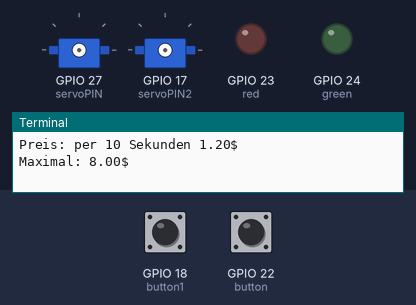
Recording of a program running on a simulated Raspberry Pi (BCM pin numbers). Parts: 2 × servo, output pins drawn as LEDs (lit = HIGH), the last lines printed to the terminal. The inputs (shaded band) are chosen by the test bench; at power-on: GPIO 22 (button) LOW, GPIO 18 (button1) LOW. The clock reads 2024-03-15 10:24:30 at power-on unless the program sets it; servo angles are drawn from the pulse width (0.5 ms = 0°, 2.5 ms = 180°).

Above: at 0.05 s.
At 1.2 s:
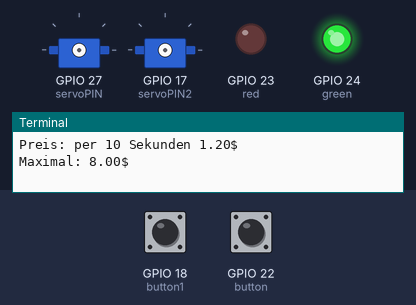
1.3 s: GPIO 22 (button) pulled HIGH for 0.15 s
4.4 s: GPIO 18 (button1) pulled HIGH for 3.2 s
12.1 s: GPIO 22 (button) pulled HIGH for 1 s
At 18.1 s:
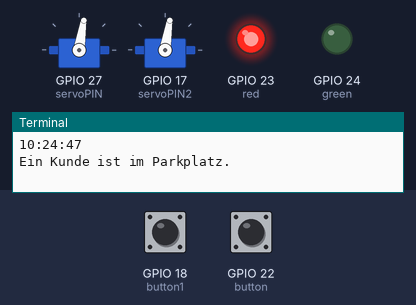
Timing chart, 0 to 19.6 s (numbered marks = the images above; inputs shaded):
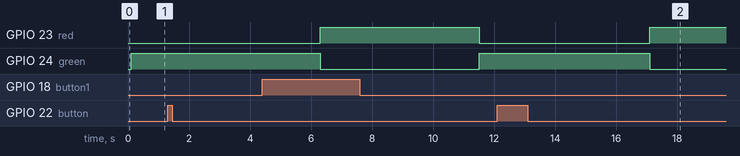

The program:

Program.py
```python
import RPi.GPIO as GPIO
import time
import LED
import Button
import Servo
import datetime

besucher = 0
max_besucher = 1
button = 22
button1 = 18

def uhrzeit():
    now = datetime.datetime.now()
    print(now.strftime('%d.%m.%Y'))
    print(now.strftime('%H:%M:%S'))


GPIO.setwarnings(False)
GPIO.setmode(GPIO.BCM)
GPIO.setup(button, GPIO.IN)
GPIO.setup(button1, GPIO.IN)

print(" ")
print(" ")
print(" ")
print("Parkhaus von Thomas")
print(" ")
print("Preis: per 10 Sekunden 1.20$")
print("Maximal: 8.00$")
print(" ")

try:
    while True:
        while besucher < max_besucher:
            time.sleep(0.1)
            LED.green_on()
            LED.red_off()
            if GPIO.input(button) != 0:
                besucher = besucher + 1
                Servo.servo_auf(5)
                Servo.servo_zu()
                startzeit = time.time()
                uhrzeit()
                print("Ein Kunde ist im Parkplatz.")
                print(" ")
            elif GPIO.input(button1) != 0:
                besucher = besucher - 1
                if besucher < 0:
                    besucher = 0
                elif besucher >= 0:
                    Servo.servo1_auf(2)
                    Servo.servo1_zu()
                print(besucher)
        else:
            while besucher == max_besucher:
                LED.green_off()
                LED.red_on()
                time.sleep(0.1)
                if GPIO.input(button1) != 0:
                    besucher = besucher - 1
                    endzeit = time.time()
                    Servo.servo1_auf(5)
                    Servo.servo1_zu()
                    zeit = endzeit - startzeit
                    geld = zeit / 10
                    summe1 = format(geld, '.0f')
                    summe = float(summe1) * 6 / 5
                    if summe >= 8:
                        summe = 8.0
                    uhrzeit()
                    print("Der Kunde war %.1f Sekunden in Parkhaus" % round(zeit, 2))
                    print("und bezahlte %.1f0$." % summe)
                    print(" ")
except KeyboardInterrupt:
    print("Wird beendet...")
    GPIO.cleanup()

#Lichtschranke, Servo niederiger machen
```

LED.py
```python
import RPi.GPIO as GPIO
import time

red = 23
green = 24

GPIO.setwarnings(False)
GPIO.setmode(GPIO.BCM)
GPIO.setup(red, GPIO.OUT)
GPIO.setup(green, GPIO.OUT)

def red_on(zeit=0):
    GPIO.output(red, GPIO.HIGH)
    time.sleep(zeit)

def red_off(zeit=0):
    GPIO.output(red, GPIO.LOW)
    time.sleep(zeit)

def green_on(zeit=0):
    GPIO.output(green, GPIO.HIGH)
    time.sleep(zeit)

def green_off(zeit=0):
    GPIO.output(green, GPIO.LOW)
    time.sleep(zeit)
```

Button.py
```python
import RPi.GPIO as GPIO
import time

button = 22

GPIO.setwarnings(False)
GPIO.setmode(GPIO.BCM)
GPIO.setup(button, GPIO.IN)
```

Servo.py
```python
import RPi.GPIO as GPIO
import time

servoPIN = 27
servoPIN2 = 17
zu = 15
auf = 7

GPIO.setmode(GPIO.BCM)
GPIO.setup(servoPIN, GPIO.OUT)
GPIO.setup(servoPIN2, GPIO.OUT)


servo = GPIO.PWM(servoPIN, 50)
servo1 = GPIO.PWM(servoPIN2, 50)

servo.start(zu)
servo1.start(zu)

def servo_auf(zeit=0):
    servo.ChangeDutyCycle(auf)
    time.sleep(zeit)

def servo_zu(zeit=0):
    servo.ChangeDutyCycle(zu)
    time.sleep(zeit)

def servo1_auf(zeit=0):
    servo1.ChangeDutyCycle(auf)
    time.sleep(zeit)

def servo1_zu(zeit=0):
    servo1.ChangeDutyCycle(zu)
    time.sleep(zeit)
```

Measured:
- after the input at 12.1 s, GPIO 23 (red): LOW → HIGH after 5.0 s; GPIO 24 (green): HIGH → LOW after 5.0 s
